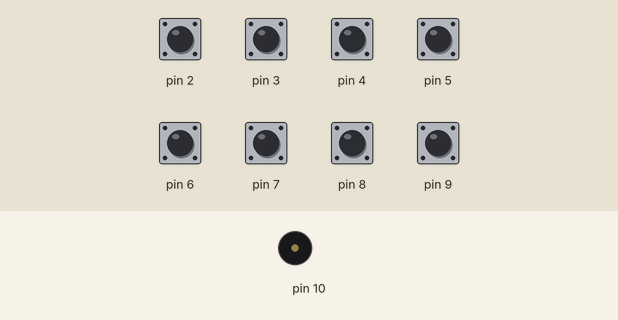
Simulated run of this sketch. Board: Arduino Uno, built with avr-gcc and run on an emulated ATmega328P. On the bench: buzzer (waves = sounding). Inputs (shaded band) come from the test bench; at power-on: pin 2–9 HIGH.

Above: at 1.2 s.
1.3 s: pin 2 pulled LOW for 1 s
At 1.8 s:
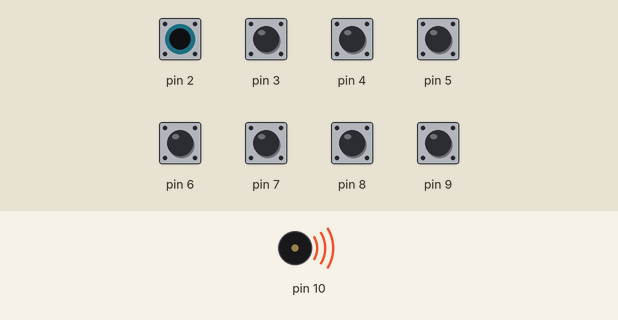
Timing chart, 0 to 4.3 s (numbered marks = the images above; inputs shaded):
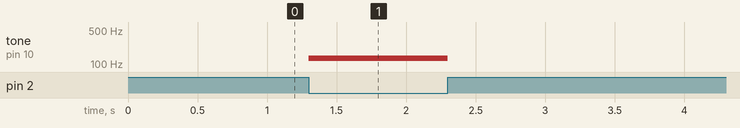

The sketch:

15-3_Buzzer+Button.ino
```cpp
#define NOTE_C3  131
#define NOTE_D3  147
#define NOTE_E3  165
#define NOTE_F3  175
#define NOTE_G3  196
#define NOTE_A3  220
#define NOTE_B3  247
#define NOTE_C4  262

int button1=0;
int button2=0;
int button3=0;
int button4=0;
int button5=0;
int button6=0;
int button7=0;
int button8=0;


void setup(){
  pinMode(2,INPUT_PULLUP);
  pinMode(3,INPUT_PULLUP);
  pinMode(4,INPUT_PULLUP);
  pinMode(5,INPUT_PULLUP);
  pinMode(6,INPUT_PULLUP);
  pinMode(7,INPUT_PULLUP);
  pinMode(8,INPUT_PULLUP);
  pinMode(9,INPUT_PULLUP);
  pinMode(10,OUTPUT);
}
void loop() {
    button1=digitalRead(2);
    button2=digitalRead(3);
    button3=digitalRead(4);
    button4=digitalRead(5);
    button5=digitalRead(6);
    button6=digitalRead(7);
    button7=digitalRead(8);
    button8=digitalRead(9);

  if(button1==LOW){
      tone(10,NOTE_C3,100);
      delay(100);noTone(10);
    }
    else if(button2==LOW){
      tone(10,NOTE_D3,100);
     delay(100);noTone(10);
    }
    else if(button3==LOW){
      tone(10,NOTE_E3,100);
     delay(100);noTone(10);
    }
    else if(button4==LOW){
      tone(10,NOTE_F3,100);
     delay(50);noTone(10);
    }
    else if(button5==LOW){
      tone(10,NOTE_G3,100);
     delay(50);noTone(10);
    }
    else if(button6==LOW){
      tone(10,NOTE_A3,100);
     delay(50);noTone(10);
    }
    else if(button7==LOW){
      tone(10,NOTE_B3,100);
     delay(50);noTone(10);
    }
    else if(button8==LOW){
      tone(10,NOTE_C4,100);
     delay(50);noTone(10);
    }


}
```

Measured:
- after the input at 1.3 s, tone on pin 10: silent → 131 Hz at once, → silent 1.0 s later
